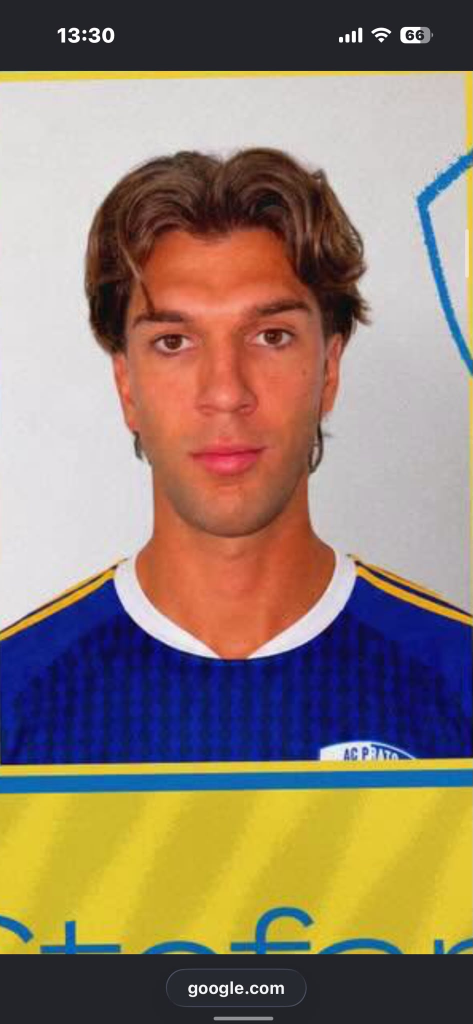
#> input picture assets/players/bajic-user.jpg, 945 x 2048 px, given in place of 1-Foto-1.jpg, which was not available (shown at 1/2 size)
$ python crop_pucci.py
#> lines starting #> are read from the running program, lines starting #| are printed output that depends on the picture; pictures that were not available may be replaced by others from this repository, and a replacement may not be noted
"""One-shot crop of Pucci photo from the authorized source file.
Manual precise crop: removes top bar (y < 90), bottom search field UI (y > 1100).
Keeps full portrait: hair, face to chin, bust.
Output: assets/players/pucci.jpg"""

from PIL import Image
import os

SRC = r"C:\Users\david\.codex\codex-remote-attachments\019f8671-39dc-7270-8530-625a4f14b303\2D866231-DAE3-4058-9179-5EF95337E70B\1-Foto-1.jpg"
DST = "assets/players/pucci.jpg"

img = Image.open(SRC)
#> img is the input picture: PIL image 945x2048 RGB; mean R, G, B 145.4, 127.6, 112.3
w, h = img.size  # 590 x 1280
#> w = 945; h = 2048

# Verified boundaries from brightness analysis:
# - Top bar: y=0 to y=88 (dark UI), hair starts ~y=90
# - Person: y=90 to y≈950 (hair, face, bust)
# - Dark background: y=950 to y=1140
# - Search field UI: y=1143+ (bright white/gray)
top_crop = 90
bottom_crop = 1100

cropped = img.crop((0, top_crop, w, bottom_crop))
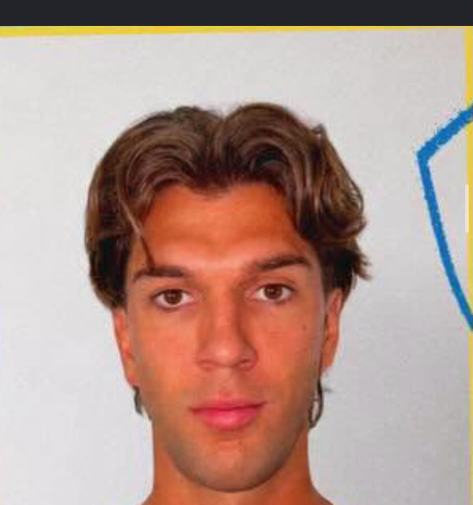
#> cropped: PIL image 945x1010 RGB (shown at 1/2 size); mean R, G, B 179, 151.8, 142.6
print(f"Cropped size: {cropped.size}")
#| Cropped size: (945, 1010)
print(f"Aspect ratio: {cropped.size[0]}/{cropped.size[1]} = {cropped.size[0]/cropped.size[1]:.3f}")
#| Aspect ratio: 945/1010 = 0.936

# Verify top and bottom edges
center = cropped.size[0] // 2
#> center = 472
for y in range(0, min(20, cropped.size[1])):
    r, g, b = cropped.getpixel((center, y))
    print(f"  top y={y}: ({r},{g},{b}) brightness={(r+g+b)//3}")
#> this loop made 20 passes
#|   top y=0: (35,36,41) brightness=37
#|   top y=1: (35,36,41) brightness=37
#|   top y=2: (35,36,41) brightness=37
#|   top y=3: (35,36,41) brightness=37
#|   top y=4: (35,36,41) brightness=37
#|   top y=5: (35,36,41) brightness=37
#|   top y=6: (35,36,41) brightness=37
#|   top y=7: (35,36,41) brightness=37
#> (further printed lines are left out)

print("  ...")
for y in range(cropped.size[1] - 10, cropped.size[1]):
    r, g, b = cropped.getpixel((center, y))
    print(f"  bottom y={y}: ({r},{g},{b}) brightness={(r+g+b)//3}")
#> this loop made 10 passes
#> (r, g, b) on passes 1 to 10: (207, 114, 81), (206, 113, 80), (205, 112, 79), (204, 111, 78), (203, 110, 77), (203, 110, 77), (205, 110, 78), (205, 110, 78), (204, 109, 77), (204, 109, 77)
#|   bottom y=1000: (207,114,81) brightness=134
#|   bottom y=1001: (206,113,80) brightness=133
#|   bottom y=1002: (205,112,79) brightness=132
#|   bottom y=1003: (204,111,78) brightness=131
#|   bottom y=1004: (203,110,77) brightness=130
#|   bottom y=1005: (203,110,77) brightness=130
#|   bottom y=1006: (205,110,78) brightness=131
#|   bottom y=1007: (205,110,78) brightness=131
#> (further printed lines are left out)

cropped.save(DST, quality=95)
print(f"Saved to {DST}")
print(f"File size: {os.path.getsize(DST)} bytes")

$ run again, on assets/players/benedetti-user.jpg
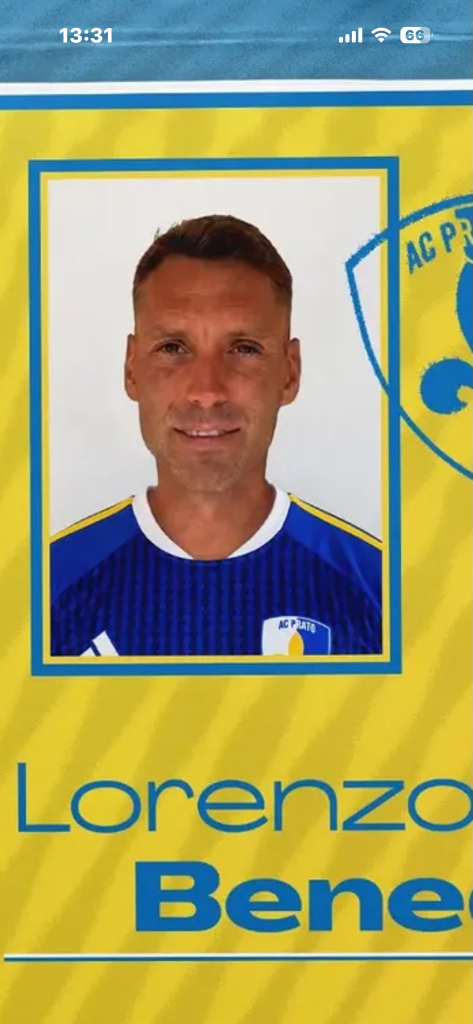
#> input picture assets/players/benedetti-user.jpg, 945 x 2048 px, given in place of 1-Foto-1.jpg, which was not available (shown at 1/2 size)
#> img is the input picture: PIL image 945x2048 RGB; mean R, G, B 160.7, 159.7, 107.7
#> `cropped = img.crop((0, top_crop, w, bottom_crop))`:
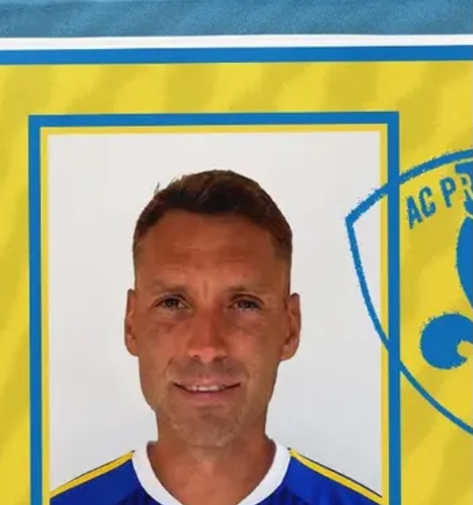
#> cropped: PIL image 945x1010 RGB (shown at 1/2 size); mean R, G, B 168.1, 165.3, 132.6
#| Cropped size: (945, 1010)
#| Aspect ratio: 945/1010 = 0.936
#> the loop `for y in range(0, min(20, cropped.size[1])):` made 20 passes
#> (r, g, b) on passes 1 to 8: (62, 126, 164), (60, 124, 162), (61, 125, 163), (64, 128, 166), (67, 131, 169), (70, 134, 172), (70, 136, 171), (70, 136, 171)
#> (printed output is left out)
#> the loop `for y in range(cropped.size[1] - 10, cropped.size[1]):` made 10 passes
#> (r, g, b) on passes 1 to 8: (164, 95, 62), (164, 95, 64), (161, 95, 63), (159, 94, 64), (153, 89, 61), (143, 83, 55), (139, 82, 55), (135, 81, 57)
#> (printed output is left out)

$ run again, on assets/players/eleuteri-user.jpg
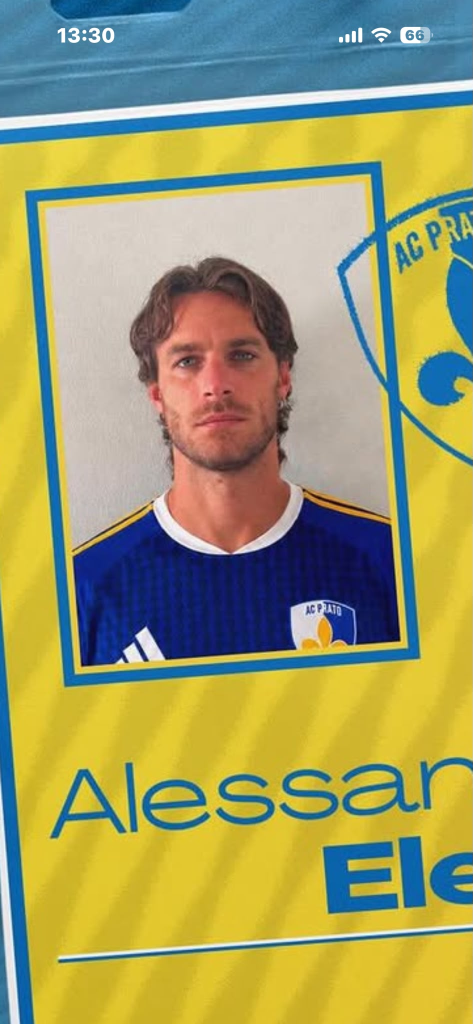
#> input picture assets/players/eleuteri-user.jpg, 945 x 2048 px, given in place of 1-Foto-1.jpg, which was not available (shown at 1/2 size)
#> img is the input picture: PIL image 945x2048 RGB; mean R, G, B 158.9, 157.7, 104.8
#> `cropped = img.crop((0, top_crop, w, bottom_crop))`:
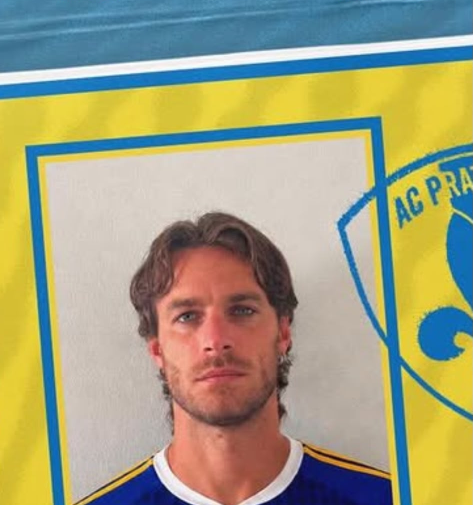
#> cropped: PIL image 945x1010 RGB (shown at 1/2 size); mean R, G, B 161.9, 160.1, 128.3
#| Cropped size: (945, 1010)
#| Aspect ratio: 945/1010 = 0.936
#> the loop `for y in range(0, min(20, cropped.size[1])):` made 20 passes
#> (r, g, b) on passes 1 to 8: (76, 136, 172), (77, 137, 173), (81, 139, 176), (82, 140, 177), (81, 140, 174), (79, 138, 172), (78, 136, 173), (78, 136, 173)
#> (printed output is left out)
#> the loop `for y in range(cropped.size[1] - 10, cropped.size[1]):` made 10 passes
#> (r, g, b) on passes 1 to 8: (198, 117, 98), (192, 114, 94), (191, 114, 96), (192, 117, 98), (187, 116, 96), (180, 112, 91), (177, 112, 90), (175, 117, 95)
#> (printed output is left out)
